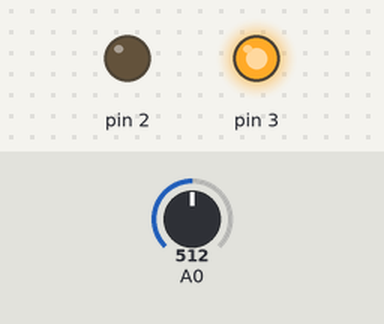
A sketch run on a simulated Arduino Uno, built with avr-gcc and run on an emulated ATmega328P. Shown: output pins drawn as LEDs (lit = HIGH). Inputs (shaded band) come from the test bench; at power-on: A0 = 512.

Above: at 1.2 s.
1.3 s: A0 set to 184
2.8 s: A0 set to 160
At 4.0 s:
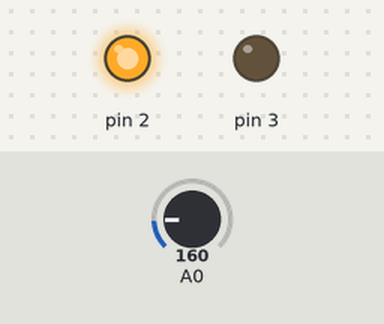
4.3 s: A0 set to 306
At 5.4 s:
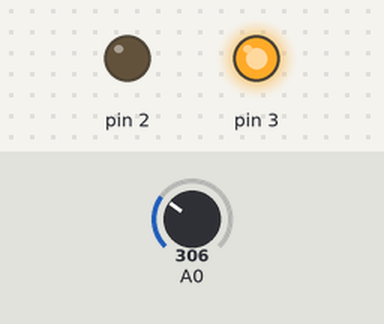
5.8 s: A0 set to 122
At 6.6 s:
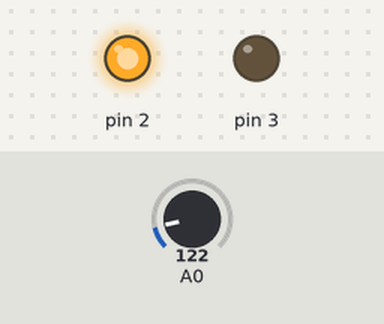
Timing chart, 0 to 8.3 s (numbered marks = the images above; inputs shaded):
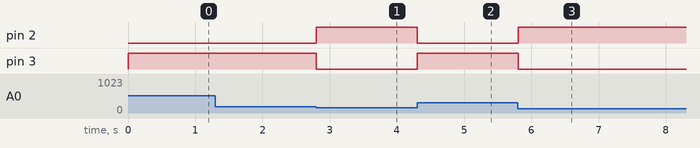

Measured:
- the behaviour switches between 176 and 175 on A0 (found by bisection; images 0 and 1)
- after the input at 1.3 s, every drawn part: stays the same
- after the input at 2.8 s, pin 2: LOW → HIGH at once; pin 3: HIGH → LOW at once
- after the input at 4.3 s, pin 2: HIGH → LOW at once; pin 3: LOW → HIGH at once
- after the input at 5.8 s, pin 2: LOW → HIGH at once; pin 3: HIGH → LOW at once

The sketch:

ejercicio_6.ino
```cpp
// C++ code
//
int temperatura = 0;

void setup()
{
  pinMode(A0, INPUT);
  pinMode(3, OUTPUT);
  pinMode(2, OUTPUT);
}

void loop()
{
  temperatura = -40 + 0.488155 * (analogRead(A0) - 20);
  if (temperatura > 35) {
    digitalWrite(3, HIGH);
    digitalWrite(2, LOW);
  } else {
    digitalWrite(3, LOW);
    digitalWrite(2, HIGH);
  }
  delay(10); // Delay a little bit to improve simulation performance
}
```
